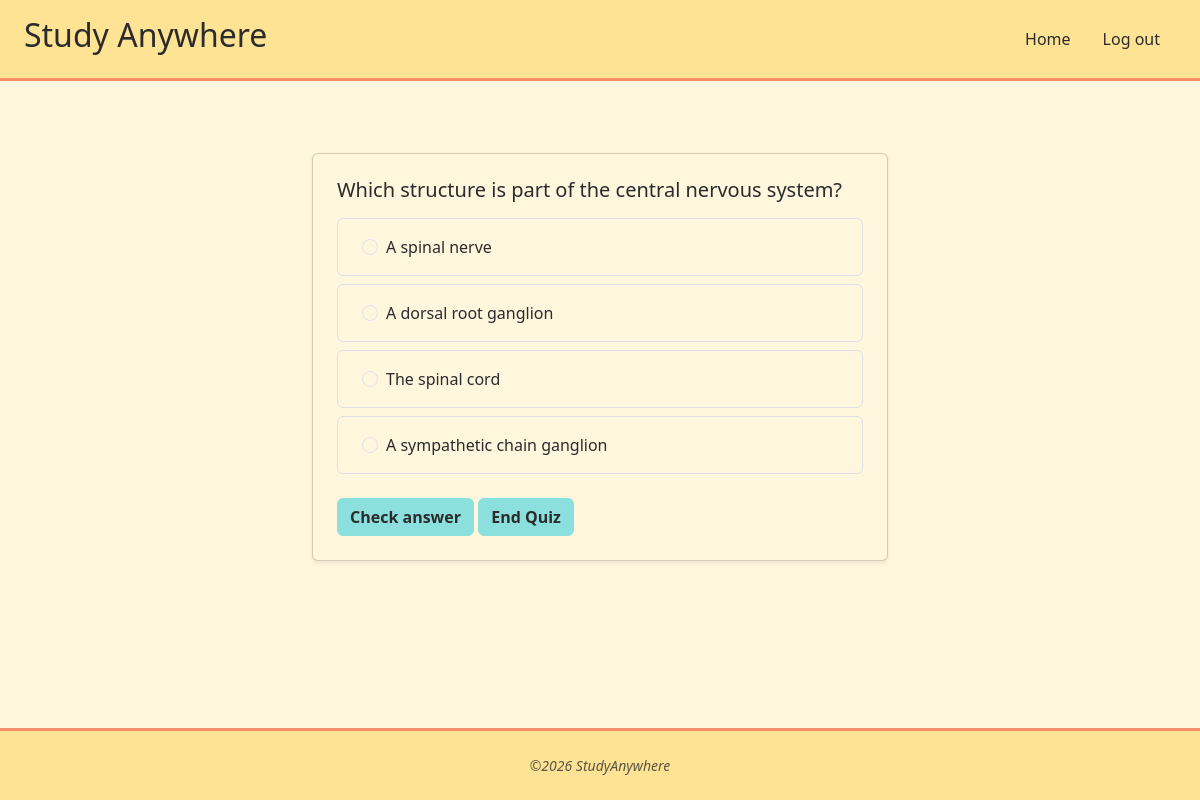
/quiz/2 (signed in), run on the app's committed database.
### main.py (models this page shows)
class Questions(db.Model):
    __tablename__ = "questions"
    id: Mapped[int] = mapped_column(Integer, primary_key=True)
    subject_id: Mapped[int] = mapped_column(Integer, db.ForeignKey("subjects.id"))
    subject = relationship("Subject", back_populates="questions")
    question_text: Mapped[str] = mapped_column(String(100))
    option_a: Mapped[str] = mapped_column(String(1000))
    option_b: Mapped[str] = mapped_column(String(100))
    option_c: Mapped[str] = mapped_column(String(100))
    option_d: Mapped[str] = mapped_column(String(100))
    right_option: Mapped[str] = mapped_column(String(100))

### main.py (the view, shortened to what this page needs)
@app.route("/quiz/<int:subject_id>", defaults={"index": 0}, methods=["GET", "POST"])
@app.route("/quiz/<int:subject_id>/<int:index>", methods=["GET", "POST"])
@login_required
def quiz(subject_id, index):
    questions = db.session.execute(
        db.select(Questions).where(Questions.subject_id == subject_id).order_by(Questions.id)
    ).scalars().all()
    if not questions:
        abort(404)
    if index >= len(questions):
        return redirect(url_for("results"))
    res = db.session.execute(
        db.select(Result).where(Result.user_id == current_user.id, Result.subject_id == subject_id)
    ).scalar()
    if not res:
        res = Result(user_id=current_user.id, subject_id=subject_id, marks=0, attempted_qs=0)
        db.session.add(res)
        db.session.commit()
    key = f"answered_{subject_id}"
    if index == 0 and request.method == "GET":
        session.pop(key, None)
    q = questions[index]
    question = {
        "id": q.id,
        "question": q.question_text,
        "choices": [("A", q.option_a), ("B", q.option_b), ("C", q.option_c), ("D", q.option_d)],
        "answer": q.right_option,
    }
    form = QuizForm()
    form.choice.choices = question["choices"]
    result = None
    return render_template(
        "question.html", form=form, quiz=question, result=result,
        subject_id=subject_id, index=index, is_last=(index == len(questions) - 1),
    )

### forms.py
class QuizForm(FlaskForm):
    choice = RadioField("Choice",choices=[],validators=[DataRequired(message="Please select an answer.")],)
    submit = SubmitField("Check answer")

### main.py (called while the page is built)
@login_manager.user_loader
def load_user(user_id):
    return db.session.get(User, int(user_id))

### templates/question.html (shortened to what this page needs)
{% extends "base.html" %}
{% block content %}
<main class="container py-5" style="max-width: 600px;">
  <div class="card shadow-sm">
    <div class="card-body p-4">
      <form method="post" novalidate>
        <fieldset class="mb-3">
          <legend class="h5 mb-3">{{ quiz.question }}</legend>
          {% for subfield in form.choice %}
            {% set locked = result is not none %}
            {% set cls = "" %}
            {% if locked and subfield.data == result.correct %}
              {% set cls = "list-group-item-success" %}
            {% elif locked and subfield.data == result.selected %}
              {% set cls = "list-group-item-danger" %}
            {% endif %}
            <div class="form-check border rounded p-3 ps-5 mb-2 {{ cls }}">
              {{ subfield(class="form-check-input", disabled=locked) }}
              {{ subfield.label(class="form-check-label w-100") }}
            </div>
          {% endfor %}
        </fieldset>
        {% if result is none %}
        {{ form.submit(class="btn btn-primary") }}
        {% elif is_last %}
          <a href="{{ url_for('results') }}" class="btn btn-success">Finish &amp; see results</a>
        {% else %}
          <a href="{{ url_for('quiz', subject_id=subject_id, index=index + 1) }}" class="btn btn-primary">Next question</a>
        {% endif %}
        <a  href="{{ url_for('results') }}" class="btn btn-primary">End Quiz</a>
      </form>
    </div>
  </div>
</main>
{% endblock %}

### static/css/theme.css (style rules this page uses)
:root { --color-bg: #FFF6DE; --color-highlight: #FFE394; --color-button: #8BDFDD; --color-sharp: #F48F68; --color-sharp-dark: #d9743f; --color-text: #2b2b2b; --bs-body-bg: var(--color-bg); --bs-body-color: var(--color-text); --bs-link-color: var(--color-sharp); --bs-link-hover-color: var(--color-sharp-dark); --bs-primary: var(--color-button); --bs-primary-rgb: 139, 223, 221; }
body { background-color: var(--color-bg); color: var(--color-text); }
.btn-primary { --bs-btn-color: var(--color-text); --bs-btn-bg: var(--color-button); --bs-btn-border-color: var(--color-button); --bs-btn-hover-color: #fff; --bs-btn-hover-bg: var(--color-sharp); --bs-btn-hover-border-color: var(--color-sharp); --bs-btn-active-color: #fff; --bs-btn-active-bg: var(--color-sharp); --bs-btn-active-border-color: var(--color-sharp); --bs-btn-focus-shadow-rgb: 139, 223, 221; --bs-btn-disabled-bg: var(--color-button); --bs-btn-disabled-border-color: var(--color-button); font-weight: 600; }

### data on the page
Questions: question "Which structure is part of the central nervous system?", label "A spinal nerve", label "A dorsal root ganglion", label "The spinal cord", label "A sympathetic chain ganglion"
